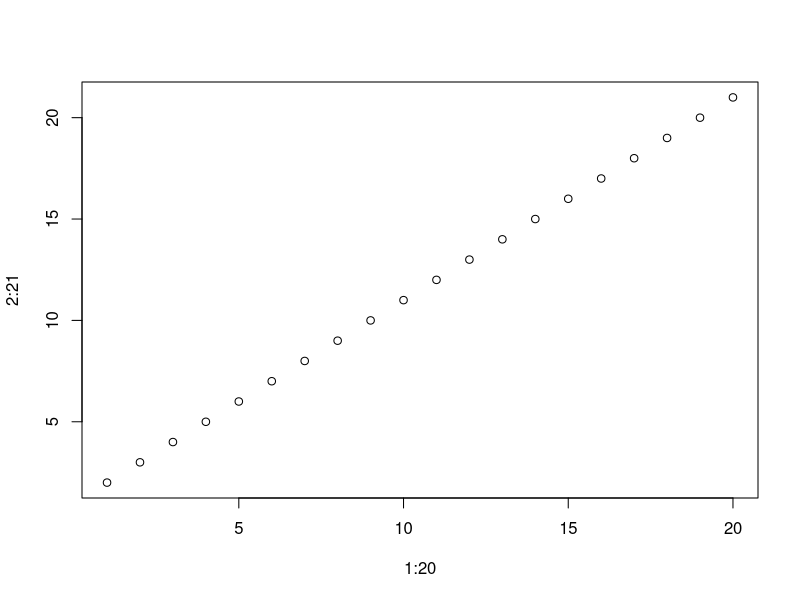

The R source for this figure:
#this is a random number generator
runif(1,0,1)

#random number generator 2
rnorm(1, 0 , 1)

#this makes a boring plot
plot(1:20, 2:21)